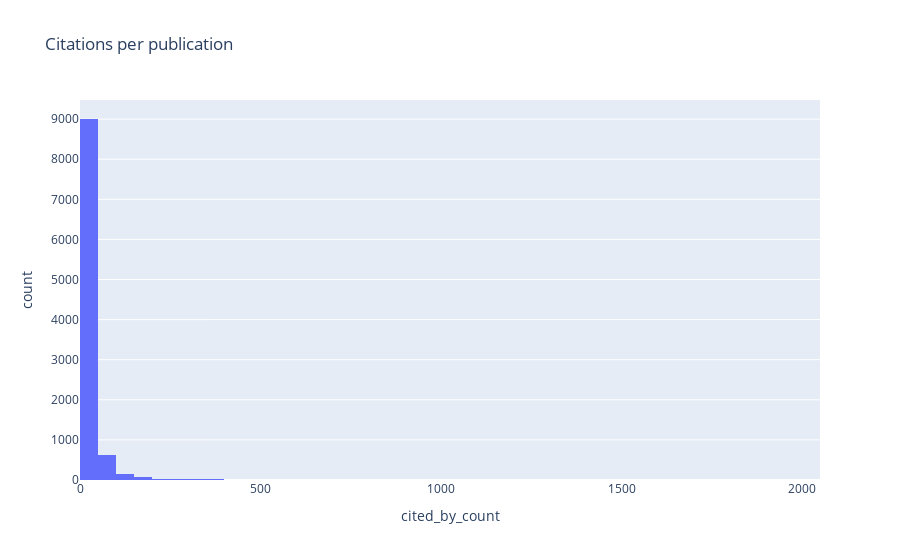

Notebook code for this chart:
### Code cell
title = "Citations per publication"
df = pd.DataFrame(works.find({}, {"_id": 0, "cited_by_count": 1}))
fig = px.histogram(df, x="cited_by_count", nbins=100, title=title)
fig.show()

### Figure 1 — Plotly figure (JSON) as saved in the notebook; plotly's stock layout.template omitted (floating-point values rounded to 4 significant figures; data arrays with more than 128 entries replaced by an {"elided": "..."} marker saying what was removed)
{"data": [{"alignmentgroup": "True", "bingroup": "x", "hovertemplate": "cited_by_count=%{x}<br>count=%{y}<extra></extra>", "legendgroup": "", "marker": {"color": "#636efa", "pattern": {"shape": ""}}, "name": "", "nbinsx": 100, "offsetgroup": "", "orientation": "v", "showlegend": false, "type": "histogram", "x": {"elided": "10000 int values"}, "xaxis": "x", "yaxis": "y"}], "layout": {"barmode": "relative", "legend": {"tracegroupgap": 0}, "title": {"text": "Citations per publication"}, "xaxis": {"anchor": "y", "domain": [0, 1], "title": {"text": "cited_by_count"}}, "yaxis": {"anchor": "x", "domain": [0, 1], "title": {"text": "count"}}}}
